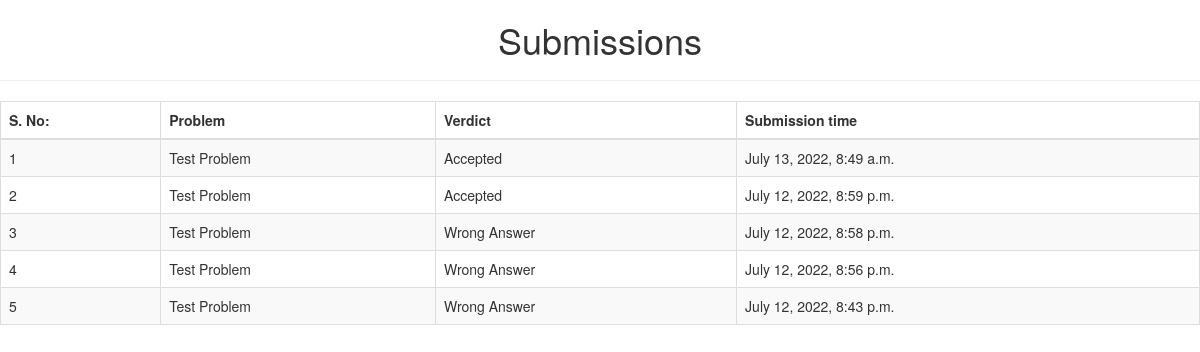
Page /judge/submissions on the committed database.
### judge/models.py (models this page shows)
class Solution(models.Model):
    problem = models.ForeignKey(Problem, on_delete=models.CASCADE)
    verdict = models.CharField(max_length=200)
    sub_date = models.DateTimeField('date published') #submission date and time
    sub_code = models.TextField(default='SOME STRING')

class Problem(models.Model):
    statement = models.TextField()
    name = models.CharField(max_length=200)
    code = models.TextField()
    difficulty = models.CharField(max_length=200)

### judge/views.py (the view)
# urls.py: path('submissions',views.submissions, name="submissions"),
def submissions(request):
    submission = Solution.objects.all().order_by('-sub_date')
    context = {'submission': submission}
    return render(request, 'judge/submissions.html', context)

### judge/templates/judge/submissions.html (shortened to what this page needs)
<!DOCTYPE html>
<html lang="en">
<head>
  <link rel="stylesheet" href="https://maxcdn.bootstrapcdn.com/bootstrap/3.4.1/css/bootstrap.min.css">
</head>
<body>
    <h1 align="center"> Submissions </h1>
    <hr></hr>
    {% if submission %}
        <table class="table table-striped table-bordered">
            <thead>
            <tr>
                <th scope="col">S. No:</th>
                <th scope="col">Problem</th>
                <th scope="col">Verdict</th>
                <th scope="col">Submission time</th>
            </tr>
            </thead>
            <tbody>
                {% for item in submission %}
                    <tr>
                        <td>{{ forloop.counter }}</td>
                        <td>{{ item.problem.name }}</td>
                        <td>{{ item.verdict }}</td>
                        <td>{{ item.sub_date }}</td>
                    </tr>
                {% endfor %}
            </tbody>
        </table>
    {% else %}
        <p>No submissions are done.</p>
    {% endif %}
</body>

### rows in the picture
Solution: problem.name "Test Problem", verdict "Accepted", sub_date "July 13, 2022, 8:49 a.m."
Solution: problem.name "Test Problem", verdict "Accepted", sub_date "July 12, 2022, 8:59 p.m."
Solution: problem.name "Test Problem", verdict "Wrong Answer", sub_date "July 12, 2022, 8:58 p.m."
Solution: problem.name "Test Problem", verdict "Wrong Answer", sub_date "July 12, 2022, 8:56 p.m."
Solution: problem.name "Test Problem", verdict "Wrong Answer", sub_date "July 12, 2022, 8:43 p.m."
